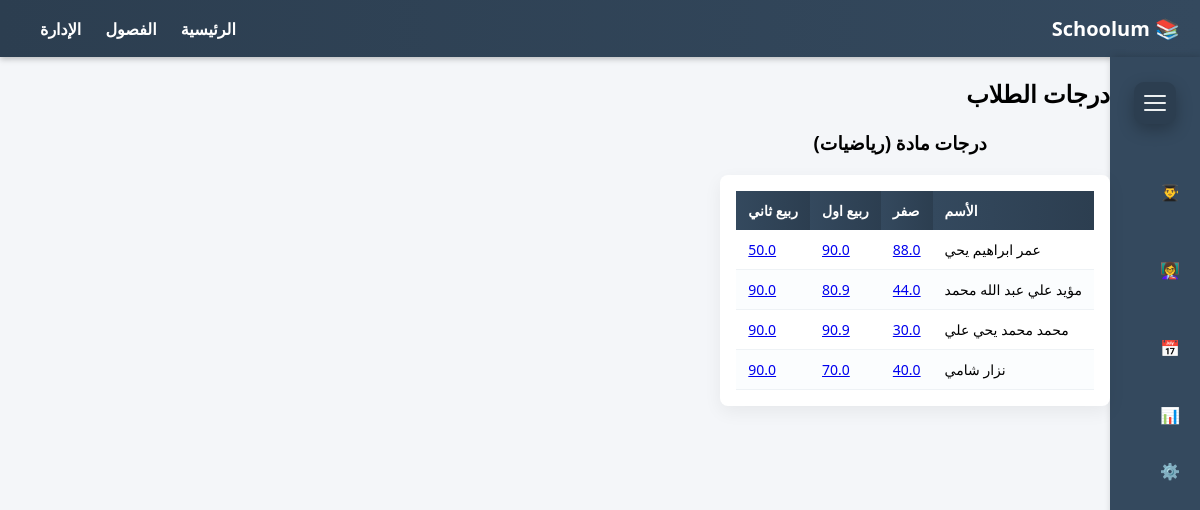
The page /teachers/subjects/1/ on the database its author committed.
### core/models.py (models this page shows, shortened)
class Subject(models.Model):
    name = models.CharField(max_length=20, unique=True, verbose_name="المادة")
    classroom = models.ForeignKey(ClassRoom, null=False, blank=False, on_delete=models.CASCADE, verbose_name="الصف", related_name="subjects_by_classroom")
    teacher = models.ForeignKey(Teacher, null=False, blank=False, on_delete=models.CASCADE, verbose_name="المدرس", related_name="subjects_by_teacher")

class Month(models.Model):
    name = models.CharField(max_length=20, unique=True, verbose_name="الشهر")
    order = models.PositiveIntegerField(unique=True, validators=[
                                        MinValueValidator(1),
                                        MaxValueValidator(12)
                                        ], verbose_name="المستوى")
    class Meta:
        ordering = ["order", "name"]
        verbose_name = "شهر"
        verbose_name_plural = "شهور"

class Grade(models.Model):
    grade_fo_student = models.ForeignKey(Student, null=False, blank=False, on_delete=models.CASCADE, verbose_name="الطالب", related_name="grade_by_student")
    grade_fo_subject = models.ForeignKey(Subject, null=False, blank=False, on_delete=models.CASCADE, verbose_name="المادة", related_name="grade_by_subject")
    year = models.PositiveIntegerField(default=timezone.now().year, verbose_name='السنة')
    month = models.ForeignKey(Month, null=False, blank=False, on_delete=models.CASCADE, related_name="grade_by_month")
    value = models.FloatField(
            verbose_name="الدرجة",
            validators=[MinValueValidator(0), MaxValueValidator(100)],
            help_text="أدخل الدرجة من 0 إلى 100" )
    class Meta:
        verbose_name = "درجة"
        verbose_name_plural = "درجات"
        unique_together = ('grade_fo_student', 'grade_fo_subject', 'month', 'year')
        ordering = ['year', 'month', 'value']

class Student(models.Model):
    student_id = models.IntegerField(
        unique=True,
        validators=[
            MinValueValidator(1000),
            MaxValueValidator(99999999)
        ],
        verbose_name="الرقم التعريفي"
        )
    name = models.CharField(max_length=30,unique=True, verbose_name="الاسم")
    classroom = models.ForeignKey(ClassRoom, null=False, blank=False, on_delete=models.CASCADE, verbose_name="الصف")
    date_of_birth = models.DateField(null=False, verbose_name="تاريخ الميلاد")
    email = models.EmailField(null=False, verbose_name="البريد الاكتروني")
    photo = models.ImageField(verbose_name="صورة", null=True, blank=True, upload_to="students/photos/")
    class Meta:
        ordering = ["classroom", "name"]
        verbose_name = "طالب"
        verbose_name_plural = "طلاب"

### teachers/views.py (the view)
# urls.py: path('subjects/<int:subject_id>/', views.subject_detail_view, name='subject_detail'),
def subject_detail_view(request, subject_id):
    subject = get_object_or_404(Subject, id=subject_id)
    students = Student.objects.filter(classroom=subject.classroom)
    grades = Grade.objects.filter(grade_fo_subject=subject)
    heads = []
    for gr in grades:
        heads.append(get_object_or_404(Month, grade_by_month=gr).name)
    heads = functions.rafing(heads) # ازالة العناصر المكررةمن القاىمة
    rows = []
    for student in students:
        row = list(Grade.objects.filter(grade_fo_subject=subject, grade_fo_student=student))
        row.insert(0, student.name)
        row = functions.stariting(heads, row, "0")
        rows.append(row)
    return render(request, 'subject_detail.html', {
        "subjectname": subject.name,
        "heads":heads,
        "rows":rows,
    })

### teachers/functions.py (called while the page is built)
def rafing(array : list):
    newarray = []
    for value in array:
        if not value in newarray:
            newarray.append(value)
    return newarray

def stariting(main_array : list, array : list, emptyvalue: str):
    for grade in array:
        try:
            if grade.month.name in main_array:
                index = main_array.index(grade.month.name)
                index2 = array.index(grade)
                if index > index2:
                    fullindex = index - index2
                    for _ in range(fullindex):
                        array.insert(index2, emptyvalue)
        except:
            pass
    return array

### teachers/templates/subject_detail.html (shortened to what this page needs)
{% extends 'base.html' %}
{% load static %}
{% block extra_head %}
  <link rel="stylesheet" href="{% static 'css/tablestyle.css' %}">
{% endblock extra_head %}
{% block content %}
<div class="dashboard-container">
  <h2>درجات الطلاب</h2>
  <h3 style="text-align: center; margin-bottom: 20px;">درجات مادة ({{subjectname}})</h3>
</div>
<div class="table-container">
    <table>
        <thead>
            <tr>
                <th>الأسم</th>
                {% for head in heads %}
                    <th>{{head}}</th>
                {% endfor %}
            </tr>
        </thead>
        <tbody>
            {% for row in rows %}
                <tr>
                    <td>{{row.0}}</td>
                    {% for grade in row|slice:"1:"%}
                        <td><a href="/teachers/edit_grade/{{grade.grade_fo_student.id}}/{{grade.grade_fo_subject.id}}/{{grade.month.id}}">{{grade.value}}</a></td>
                    {% endfor %}
                </tr>
            {% endfor %}
        </tbody>
    </table>
</div>
{% endblock content %}

### _Schoolmuaid_/static/css/basestyle.css (style rules this page uses)
body { margin: 0; font-family: 'Segoe UI', sans-serif; background-color: #f4f6f9; direction: rtl; }

### _Schoolmuaid_/static/css/tablestyle.css (style rules this page uses)
.table-container { background: #fff; padding: 16px; margin-left: 30px; border-radius: 8px; box-shadow: 0 6px 18px rgba(0,0,0,0.06); overflow-x: auto; }
table { width: 100%; border-collapse: collapse; font-size: 14px; text-align: left; }
thead th { background: linear-gradient(90deg,#34495e,#2c3e50); color: #fff; padding: 10px 12px; text-align: left; }
tbody td { padding: 10px 12px; border-bottom: 1px solid #eef2f5; vertical-align: middle; }
tbody tr:nth-child(even) { background: #fbfdfe; }
.table-container { background: #fff; padding: 16px; border-radius: 8px; box-shadow: 0 6px 18px rgba(0,0,0,0.06); overflow-x: auto; }

### rows shown on the page
Subject: name "رياضيات"
Month: heads "صفر"
Month: heads "ربيع اول"
Month: heads "ربيع ثاني"
Grade: name "عمر ابراهيم يحي", value "88.0"
Grade: value "90.0"
Grade: value "50.0"
Grade: name "مؤيد علي عبد الله محمد", value "44.0"
Grade: value "80.9"
Grade: value "90.0"
Grade: name "محمد محمد يحي علي", value "30.0"
Grade: value "90.9"
Grade: value "90.0"
Grade: name "نزار شامي", value "40.0"
Grade: value "70.0"
Grade: value "90.0"
